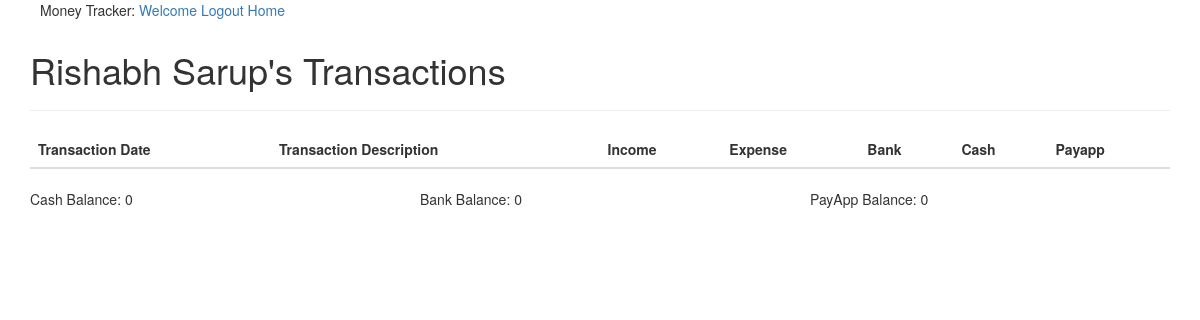
/alltransactions (signed in), run on an earlier commit of the app's database.
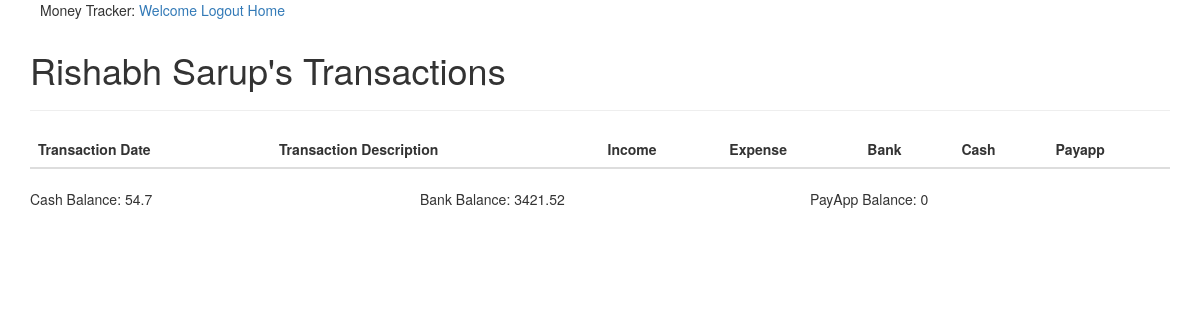
And on a later commit of the database.
### app/models.py (models this page shows, shortened)
class User(UserMixin, db.Model):
    id = db.Column(db.Integer, primary_key=True)
    username = db.Column(db.String(64), index=True, unique=True)
    email = db.Column(db.String(120), index=True, unique=True)
    cashBalance = db.Column(db.Float, index = True)
    bankBalance = db.Column(db.Float, index = True)
    payappBalance = db.Column(db.Float, index = True)
    password_hash = db.Column(db.String(128))
    currency = db.Column(db.String (128))
    allTransactions = db.relationship('Transaction', backref = 'spender',lazy = 'dynamic')

### app/routes.py (the view)
@app.route('/alltransactions')
@login_required
def alltransactions():
    if current_user.is_anonymous:
        return redirect(url_for(login))
    user = current_user
    transactions = current_user.allTransactions
    return render_template('alltransactions.html', user = user, transactions = transactions)

### app/models.py (called while the page is built)
@login.user_loader
def load_user(id):
    return User.query.get(int(id))

### app/templates/alltransactions.html (shortened to what this page needs)
{% extends "base.html" %}
{% block app_content %}
<h1> {{user.username}}'s  Transactions </h1>
<hr>
  <table class = "table">
  <thead class = "thead-light">
  <tr>
    <th scope = "col"> Transaction Date </th>
    <th scope = "col"> Transaction Description </th>
    <th scope = "col"> Income </th>
    <th scope = "col"> Expense </th>
    <th scope = "col"> Bank </th>
    <th scope = "col"> Cash </th>
    <th scope = "col"> Payapp </th>
  </tr>
  </thead>
</table>
<div class = "row">
    <div class = "col-md-4">
      Cash Balance: {{user.cashBalance}}
    </div>
    <div class = "col-md-4">
      Bank Balance: {{user.bankBalance}}
    </div>
    <div class = "col-md-4">
      PayApp Balance: {{user.payappBalance}}
    </div>
{% endblock %}

What changed in the data, as far as the page shows it:
changed User "Rishabh Sarup": cashBalance "0" → "54.7"; bankBalance "0" → "3421.52"
